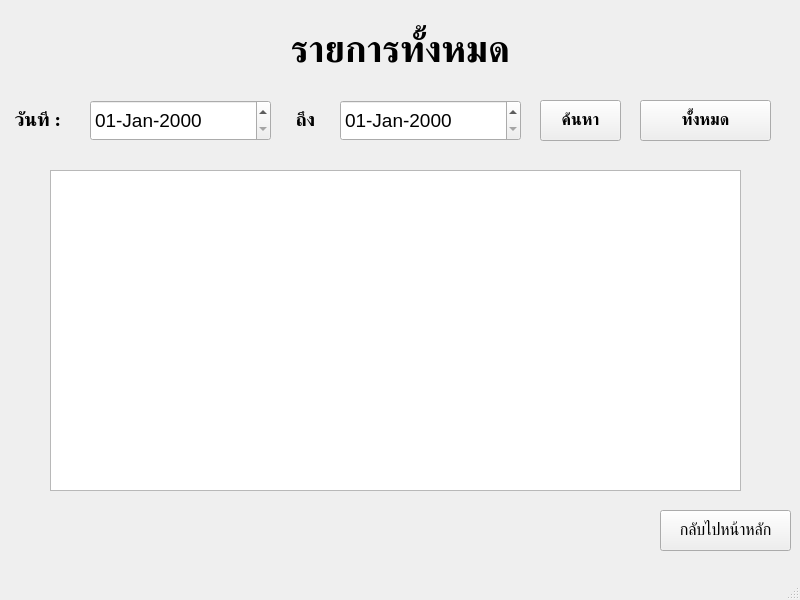
<?xml version="1.0" encoding="UTF-8"?>
<ui version="4.0">
 <class>MainWindow</class>
 <widget class="QMainWindow" name="MainWindow">
  <property name="geometry">
   <rect>
    <x>0</x>
    <y>0</y>
    <width>800</width>
    <height>600</height>
   </rect>
  </property>
  <property name="windowTitle">
   <string>MainWindow</string>
  </property>
  <widget class="QWidget" name="centralwidget">
   <widget class="QLabel" name="label_3">
    <property name="geometry">
     <rect>
      <x>280</x>
      <y>110</y>
      <width>51</width>
      <height>20</height>
     </rect>
    </property>
    <property name="font">
     <font>
      <family>Sukhumvit Set</family>
      <pointsize>14</pointsize>
      <weight>75</weight>
      <bold>true</bold>
     </font>
    </property>
    <property name="text">
     <string>ถึง</string>
    </property>
    <property name="alignment">
     <set>Qt::AlignCenter</set>
    </property>
   </widget>
   <widget class="QLabel" name="label_2">
    <property name="geometry">
     <rect>
      <x>-40</x>
      <y>110</y>
      <width>101</width>
      <height>20</height>
     </rect>
    </property>
    <property name="font">
     <font>
      <family>Sukhumvit Set</family>
      <pointsize>14</pointsize>
      <weight>75</weight>
      <bold>true</bold>
     </font>
    </property>
    <property name="text">
     <string>วันที่ :</string>
    </property>
    <property name="alignment">
     <set>Qt::AlignRight|Qt::AlignTrailing|Qt::AlignVCenter</set>
    </property>
   </widget>
   <widget class="QDateEdit" name="date_field">
    <property name="geometry">
     <rect>
      <x>90</x>
      <y>100</y>
      <width>181</width>
      <height>41</height>
     </rect>
    </property>
    <property name="font">
     <font>
      <pointsize>14</pointsize>
     </font>
    </property>
    <property name="displayFormat">
     <string>dd-MMM-yyyy</string>
    </property>
   </widget>
   <widget class="QDateEdit" name="date_field_2">
    <property name="geometry">
     <rect>
      <x>340</x>
      <y>100</y>
      <width>181</width>
      <height>41</height>
     </rect>
    </property>
    <property name="font">
     <font>
      <pointsize>14</pointsize>
     </font>
    </property>
    <property name="displayFormat">
     <string>dd-MMM-yyyy</string>
    </property>
   </widget>
   <widget class="QPushButton" name="all_btn">
    <property name="geometry">
     <rect>
      <x>640</x>
      <y>100</y>
      <width>131</width>
      <height>41</height>
     </rect>
    </property>
    <property name="font">
     <font>
      <family>Sukhumvit Set</family>
      <pointsize>12</pointsize>
      <weight>75</weight>
      <bold>true</bold>
     </font>
    </property>
    <property name="text">
     <string>ทั้งหมด</string>
    </property>
   </widget>
   <widget class="QLabel" name="label">
    <property name="geometry">
     <rect>
      <x>150</x>
      <y>10</y>
      <width>501</width>
      <height>81</height>
     </rect>
    </property>
    <property name="font">
     <font>
      <family>Sukhumvit Set</family>
      <pointsize>28</pointsize>
      <weight>75</weight>
      <bold>true</bold>
     </font>
    </property>
    <property name="text">
     <string>รายการทั้งหมด</string>
    </property>
    <property name="alignment">
     <set>Qt::AlignCenter</set>
    </property>
   </widget>
   <widget class="QTableView" name="showall_table">
    <property name="geometry">
     <rect>
      <x>50</x>
      <y>170</y>
      <width>691</width>
      <height>321</height>
     </rect>
    </property>
   </widget>
   <widget class="QPushButton" name="to_summary_btn">
    <property name="geometry">
     <rect>
      <x>660</x>
      <y>510</y>
      <width>131</width>
      <height>41</height>
     </rect>
    </property>
    <property name="font">
     <font>
      <family>Sukhumvit Set</family>
      <pointsize>12</pointsize>
      <weight>50</weight>
      <bold>false</bold>
     </font>
    </property>
    <property name="text">
     <string>กลับไปหน้าหลัก</string>
    </property>
   </widget>
   <widget class="QPushButton" name="find_btn">
    <property name="geometry">
     <rect>
      <x>540</x>
      <y>100</y>
      <width>81</width>
      <height>41</height>
     </rect>
    </property>
    <property name="font">
     <font>
      <family>Sukhumvit Set</family>
      <pointsize>12</pointsize>
      <weight>75</weight>
      <bold>true</bold>
     </font>
    </property>
    <property name="text">
     <string>ค้นหา</string>
    </property>
   </widget>
  </widget>
  <widget class="QMenuBar" name="menubar">
   <property name="geometry">
    <rect>
     <x>0</x>
     <y>0</y>
     <width>800</width>
     <height>26</height>
    </rect>
   </property>
  </widget>
  <widget class="QStatusBar" name="statusbar"/>
 </widget>
 <resources/>
 <connections/>
</ui>
